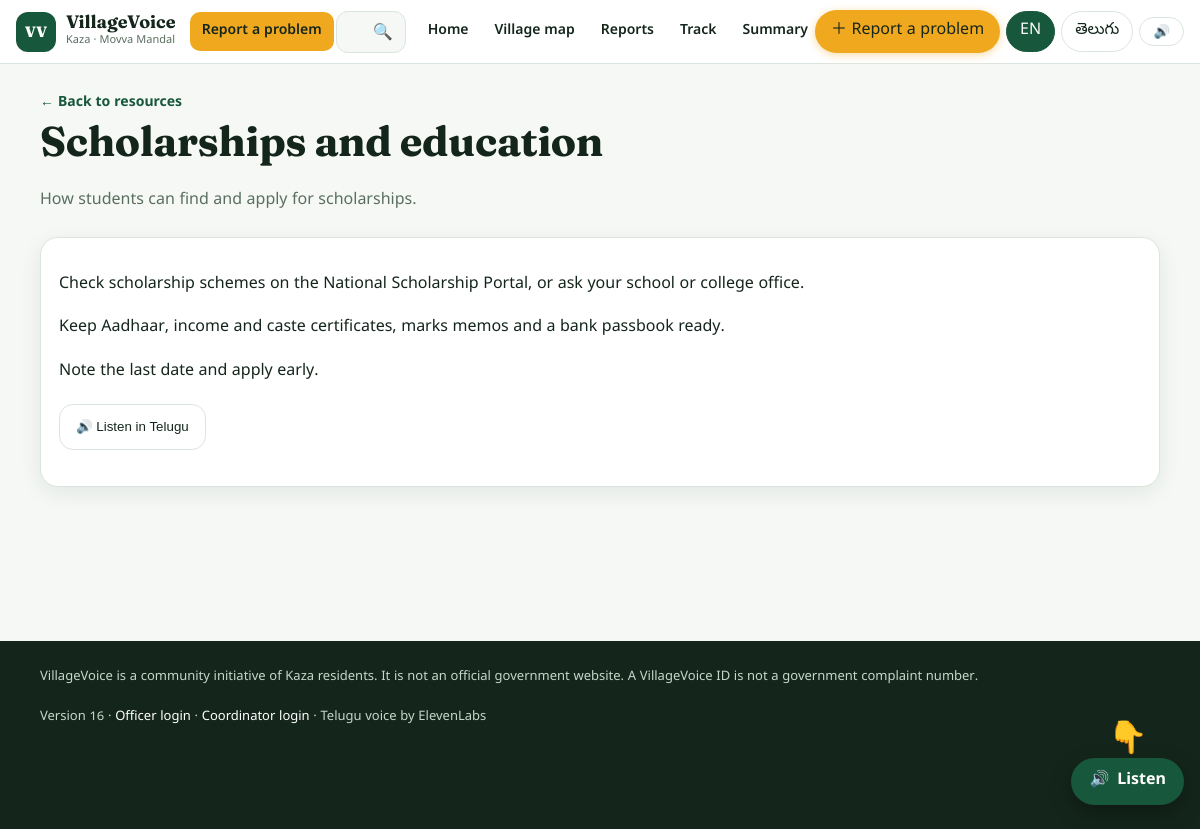
The app's page /resource/4 with its own data.
### tables this page shows
CREATE TABLE resources(id INTEGER PRIMARY KEY AUTOINCREMENT, title TEXT NOT NULL, title_te TEXT, tag TEXT NOT NULL DEFAULT 'Guide', description TEXT, description_te TEXT, url TEXT, body TEXT, body_te TEXT, sort INTEGER NOT NULL DEFAULT 100, created_at TEXT NOT NULL);

### app.py (the view)
@app.route("/resource/<int:rid>")
def resource(rid):
    r = db.get_resource(rid)
    if not r or not r["body"]: abort(404)
    te = g.lang == "te"
    pick = lambda en, tel: tel if (te and tel) else en
    return render_template("resource.html", r=r, title=pick(r["title"], r["title_te"]), desc=pick(r["description"] or "", r["description_te"]),
                           body=pick(r["body"], r["body_te"]), voice=r["body_te"] or r["body"])

### app.py (called while the page is built)
@app.before_request
def start():
    g.lang = "te" if (request.cookies.get("vv_lang") == "te" or request.headers.get("X-Lang") == "te") else "en"
    session.setdefault("csrf", secrets.token_hex(16))
    if request.method == "POST":
        t = request.form.get("csrf") or request.headers.get("X-CSRF", "")
        if not hmac.compare_digest(t, session["csrf"]): abort(400)

@app.after_request
def finish(r):
    r.headers.update({"X-Content-Type-Options": "nosniff", "X-Frame-Options": "SAMEORIGIN", "Referrer-Policy": "strict-origin-when-cross-origin"})
    if g.get("lang") == "te" and r.mimetype == "text/html" and not r.direct_passthrough:
        r.set_data(translate_html(r.get_data(as_text=True)))
    return r

@app.context_processor
def common():
    return {"villages": VILLAGES, "categories": CATEGORIES, "statuses": STATUSES, "c_status": C_STATUS, "c_status_te": C_STATUS_TE, "icons": ICONS, "kaza": KAZA_DATA, "facilities": FACILITIES, "emergency": EMERGENCY, "kaza_places": KAZA_PLACES, "version": APP_VERSION, "eleven_on": bool(os.environ.get("ELEVENLABS_API_KEY")), "resources": RESOURCES,
            "lang": g.get("lang", "en"), "csrf": session.get("csrf", ""), "resident": session.get("phone"), "resident_name": session.get("name")}

### database.py (called while the page is built)
def connect():
    c = sqlite3.connect(DB)
    c.row_factory = sqlite3.Row
    return c

def get_resource(rid):
    with connect() as c: return c.execute("SELECT * FROM resources WHERE id=?", (rid,)).fetchone()

### templates/resource.html (shortened to what this page needs)
{% extends "base.html" %}{% block content %}<section class="intro"><a class="quiet" href="/opportunities">← Back to resources</a><h1>{{ title }}</h1><p>{{ desc }}</p></section>
<article class="panel">{% for line in body.split('\n') if line.strip() %}<p>{{ line }}</p>{% endfor %}
<div class="actions"><button type="button" class="outline" data-text="{{ voice }}" onclick="speakTelugu(this)">🔊 Listen in Telugu</button></div></article>{% endblock %}

### static/style.css (style rules this page uses)
:root { --ink:#14261c;--g:#17573b;--g2:#2c7d56;--tint:#e8f3ec;--bg:#f5f8f5;--gold:#f0a81e;--blue:#1f6f8b;--red:#c4492d;--line:#dbe5dd;--mute:#5a6e60;--r:18px;--sh:0 6px 22px #14261c14 }
* { box-sizing:border-box }
html { scroll-behavior:smooth }
body { margin:0;background:var(--bg);color:var(--ink);font:16px/1.7 "Noto Sans Telugu","Noto Sans",system-ui,sans-serif;-webkit-tap-highlight-color:transparent }
h1,h2,h3 { font-family:"Fraunces","Noto Serif Telugu",Georgia,serif;line-height:1.2;margin:0 0 .5em;font-weight:700;letter-spacing:-.01em }
h1 { font-size:clamp(2.1rem,7vw,3.6rem) }
a { color:var(--g);text-decoration:none }
main>*:not(.hero):not(.callout) { max-width:1120px;margin-left:auto;margin-right:auto;width:calc(100% - 32px) }
.outline { display:inline-flex;align-items:center;justify-content:center;gap:6px;min-height:46px;border:1.5px solid var(--line);border-radius:14px;background:#fff;padding:8px 16px;font:700 14px inherit;color:var(--ink);cursor:pointer }
.quiet { font-weight:700;font-size:14px }
.actions { display:flex;gap:12px;flex-wrap:wrap;align-items:center;margin:18px 0 }
.card,.panel,.project,.resources article,.mapcard { background:#fff;border:1px solid var(--line);border-radius:var(--r);padding:18px;box-shadow:var(--sh) }
.intro { padding:26px 0 6px }
.intro h1 { font-size:clamp(1.8rem,5vw,2.6rem) }
.intro p { color:var(--mute);max-width:64ch }
.panel,.filters,.cards,.resources,.maplayout,.adminlayout,.tablepanel,.feed,.chips { margin-bottom:18px }

### records on screen
resources: title "Scholarships and education", description "How students can find and apply for scholarships."

### other values on screen
{{ line }} "Check scholarship schemes on the National Scholarship Portal, or ask your school or college office." "Keep Aadhaar, income and caste certificates, marks memos and a bank passbook ready." "Note the last date and apply early."
{{ version }} "16"
